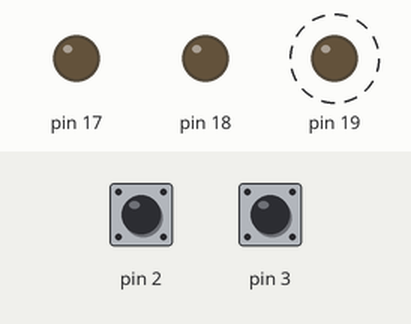
Simulated run of this sketch. Board: Arduino Uno, built with avr-gcc and run on an emulated ATmega328P. Parts: output pins drawn as LEDs (lit = HIGH). Dashed ring = blinking. The inputs (shaded band) are chosen by the test bench; at power-on: pin 2 HIGH, pin 3 HIGH.

Above: at 4.8 s.
4.9 s: pin 2 pulled LOW for 2.35 s
At 5.6 s:
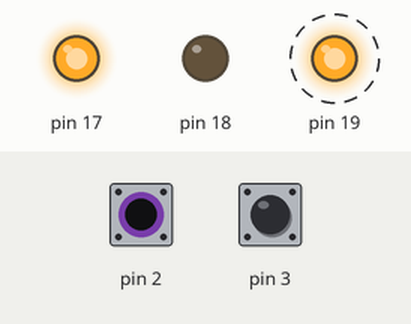
8.7 s: pin 3 pulled LOW for 2.35 s
At 11.4 s:
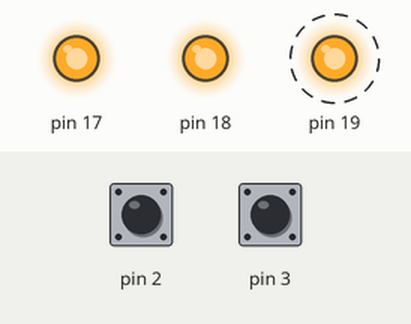
14.5 s: pin 2 pulled LOW for 2.35 s
At 15.6 s:
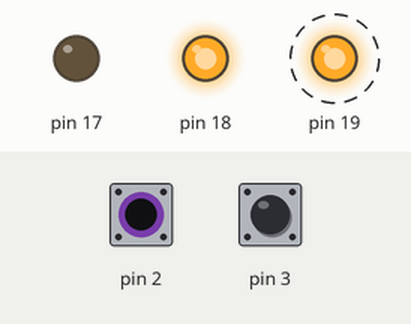
Timing chart, 0 to 24.5 s (numbered marks = the images above; inputs shaded):
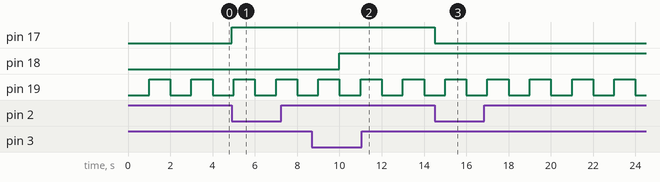

The sketch:

20251112_int0_polling.ino
```cpp
void setup() {
  bitSet(DDRC,PC3); // PC3-OUTPUT
  bitSet(DDRC,PC4); // PC4-OUTPUT
  bitSet(DDRC,PC5); // PC5-OUTPUT
  bitSet(PORTD,PD2); // 内部プルアップ有効
  bitSet(PORTD,PD3); // 内部プルアップ有効
  bitClear(EICRA,ISC00); // ISC00=0
  bitSet(EICRA,ISC01); // ISC01=1
  bitSet(EIMSK,INT0); // INT0-ENABLE
  PORTC &= 0x07; // LED-消灯
}
void loop() {
  if(bitRead(PIND,PD3)==0){
    PORTC ^= (0x1 << PC4);
  }
  delay(1000); // Arduino 関数
  PORTC |= (0x1 << PC5);
  delay(1000); // Arduino 関数
  PORTC &= ~(0x1 << PC5);
}
ISR(INT0_vect){
PORTC ^= (0x1 << PC3);
}
```

Measured:
- after the input at 4.9 s, pin 17: LOW → HIGH at once
- after the input at 8.7 s, pin 18: LOW → HIGH after 1.3 s
- after the input at 14.5 s, pin 17: HIGH → LOW at once
- by itself, pin 19: alternates HIGH for 1.0 s and LOW for 1.0 s
